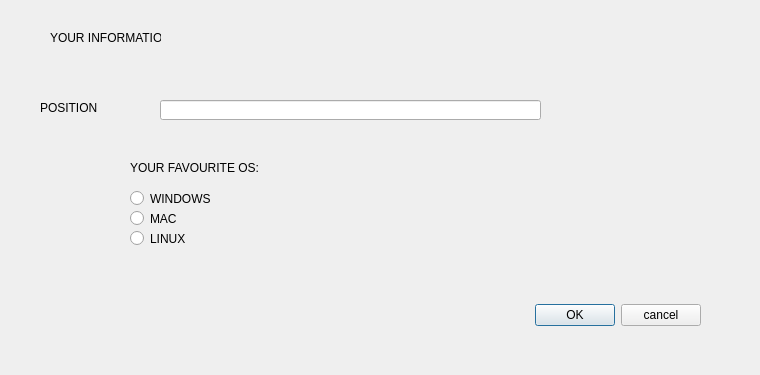
<?xml version="1.0" encoding="UTF-8"?>
<ui version="4.0">
 <class>Infodialog</class>
 <widget class="QDialog" name="Infodialog">
  <property name="geometry">
   <rect>
    <x>0</x>
    <y>0</y>
    <width>760</width>
    <height>375</height>
   </rect>
  </property>
  <property name="windowTitle">
   <string>Dialog</string>
  </property>
  <widget class="QLabel" name="label">
   <property name="geometry">
    <rect>
     <x>50</x>
     <y>30</y>
     <width>111</width>
     <height>16</height>
    </rect>
   </property>
   <property name="text">
    <string>YOUR INFORMATION</string>
   </property>
  </widget>
  <widget class="QLabel" name="label_2">
   <property name="geometry">
    <rect>
     <x>40</x>
     <y>100</y>
     <width>71</width>
     <height>16</height>
    </rect>
   </property>
   <property name="text">
    <string>POSITION</string>
   </property>
  </widget>
  <widget class="QLabel" name="label_3">
   <property name="geometry">
    <rect>
     <x>130</x>
     <y>160</y>
     <width>151</width>
     <height>16</height>
    </rect>
   </property>
   <property name="text">
    <string>YOUR FAVOURITE OS:</string>
   </property>
  </widget>
  <widget class="QRadioButton" name="radioButton">
   <property name="geometry">
    <rect>
     <x>130</x>
     <y>190</y>
     <width>82</width>
     <height>17</height>
    </rect>
   </property>
   <property name="text">
    <string>WINDOWS</string>
   </property>
  </widget>
  <widget class="QRadioButton" name="radioButton_2">
   <property name="geometry">
    <rect>
     <x>130</x>
     <y>210</y>
     <width>82</width>
     <height>17</height>
    </rect>
   </property>
   <property name="text">
    <string>MAC</string>
   </property>
  </widget>
  <widget class="QRadioButton" name="radioButton_3">
   <property name="geometry">
    <rect>
     <x>130</x>
     <y>230</y>
     <width>82</width>
     <height>17</height>
    </rect>
   </property>
   <property name="text">
    <string>LINUX</string>
   </property>
  </widget>
  <widget class="QLineEdit" name="lineEdit">
   <property name="geometry">
    <rect>
     <x>160</x>
     <y>100</y>
     <width>381</width>
     <height>20</height>
    </rect>
   </property>
  </widget>
  <widget class="QWidget" name="layoutWidget">
   <property name="geometry">
    <rect>
     <x>80</x>
     <y>300</y>
     <width>621</width>
     <height>30</height>
    </rect>
   </property>
   <layout class="QHBoxLayout" name="horizontalLayout">
    <item>
     <spacer name="horizontalSpacer">
      <property name="orientation">
       <enum>Qt::Horizontal</enum>
      </property>
      <property name="sizeHint" stdset="0">
       <size>
        <width>40</width>
        <height>20</height>
       </size>
      </property>
     </spacer>
    </item>
    <item>
     <widget class="QPushButton" name="pushButton">
      <property name="text">
       <string>OK</string>
      </property>
     </widget>
    </item>
    <item>
     <widget class="QPushButton" name="pushButton_2">
      <property name="text">
       <string>cancel</string>
      </property>
     </widget>
    </item>
   </layout>
  </widget>
 </widget>
 <resources/>
 <connections/>
</ui>
